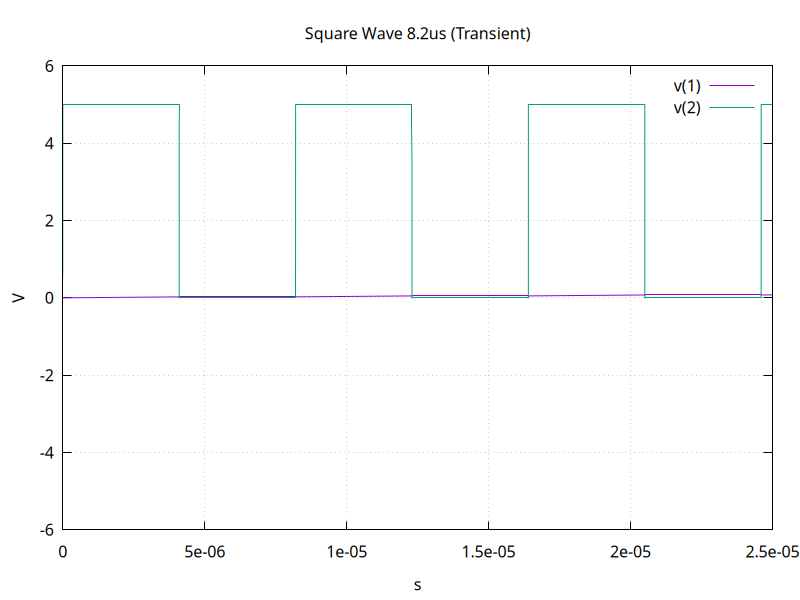

Generate this figure with gnuplot:
set terminal pngcairo size 800,600
set output 'sq1_trans.png'
set encoding utf8
set termoption noenhanced
set title "Square Wave 8.2us (Transient)"
set xlabel "s"
set ylabel "V"
set grid
unset logscale x 
set xrange [0.000000e+00:2.500000e-05]
unset logscale y 
set yrange [-6.000000:6.000000]
set format y "%g"
set format x "%g"
plot 'sq1_trans.txt' using 1:2 with lines lw 1 title "v(1)",\
'sq1_trans.txt' using 3:4 with lines lw 1 title "v(2)"
